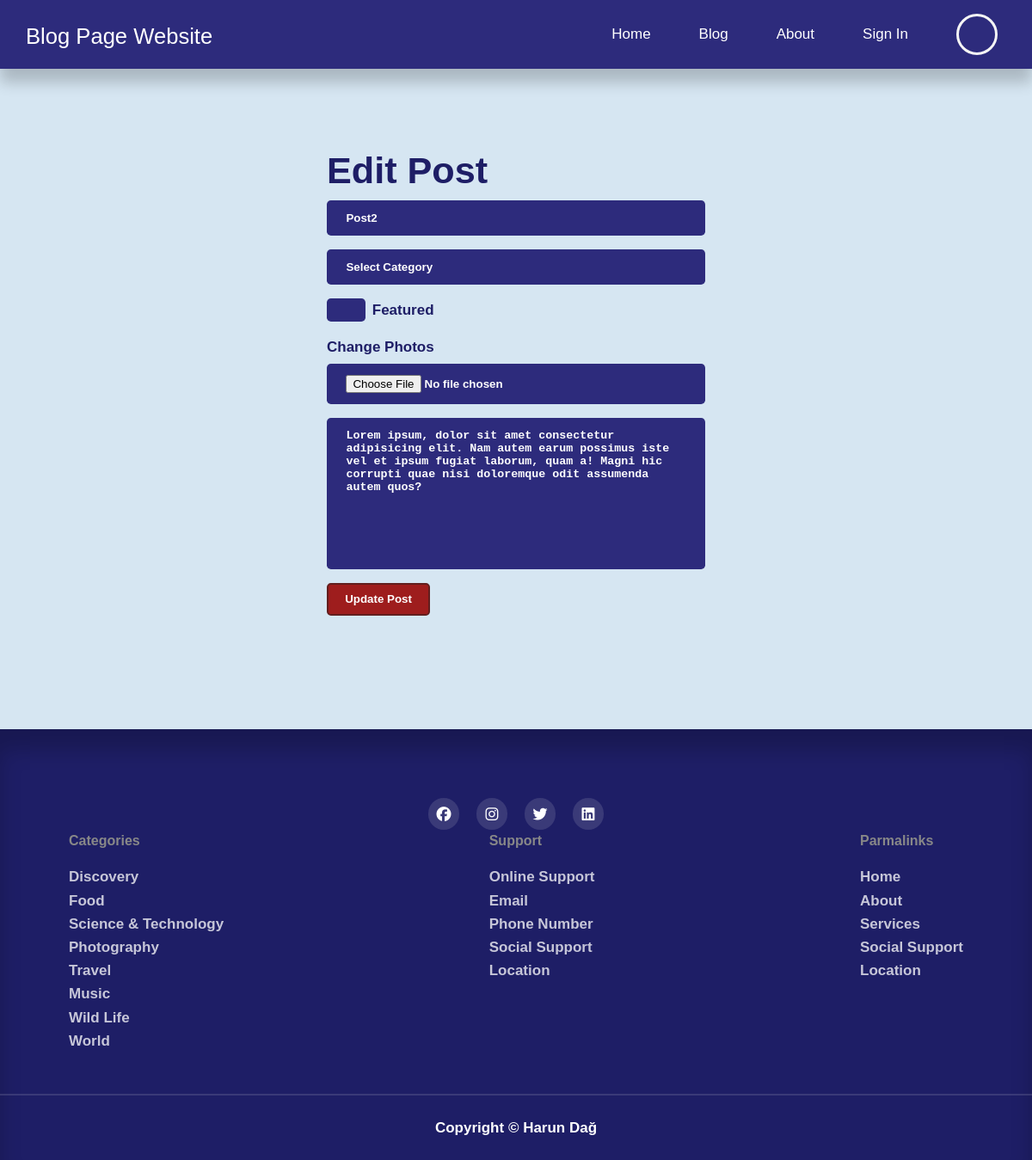
Page /admin/edit-post.php?id=88 on the committed database.
### tables this page shows
CREATE TABLE `posts` (
  `id` int(11) NOT NULL,
  `title` varchar(255) NOT NULL,
  `category` enum('Discovery','Food','Science & Technology','Photography','Travel','Music','Sports','World','Wild Life','Now') NOT NULL,
  `is_featured` tinyint(1) DEFAULT 0,
  `image` varchar(255) DEFAULT NULL,
  `comment` text DEFAULT NULL,
  `created_at` timestamp NOT NULL DEFAULT current_timestamp()
);

### admin/edit-post.php (the view, shortened to what this page needs)
<?php
include("../includes/baglan.php");
$id = isset($_GET['id']) ? (int)$_GET['id'] : 0;
$title = '';
$is_featured = 0;
$comment = '';
if ($id > 0) {
    $sql = "SELECT * FROM posts WHERE id = $id";
    $result = $conn->query($sql);
    if ($result->num_rows > 0) {
        $post = $result->fetch_assoc();
        $title = $post['title'];
        $is_featured = $post['is_featured'];
        $comment = $post['comment'];
    }
}
?>
<!DOCTYPE html>
<html lang="en">
<head>
    <link rel="stylesheet" href="../css/style.css">
    <link rel="stylesheet" href="https://cdnjs.cloudflare.com/ajax/libs/font-awesome/6.5.1/css/all.min.css">
</head>
<body>
<?php
  include("../includes/navbar.php");
  ?>
    <section class="form-section">
        <div class="container form-section-container">
            <h2 class="aca">Edit Post</h2>
            <form action="edit-post.php?id=<?php echo $id; ?>" method="POST" enctype="multipart/form-data">
                <input type="text" name="title" placeholder="Title" required value="<?php echo htmlspecialchars($title); ?>">
                <select name="category">
                <option value="" disabled selected>Select Category</option>
                </select>
                <div class="form-control inline">
                    <input required type="checkbox" id="is-featured" name="is_featured" value="1" <?php echo ($is_featured == 1) ? 'checked' : ''; ?>>
                    <label  for="is-featured">Featured</label>
                </div>
                <div class="form-control">
                    <label for="thumb">Change Photos</label>
                    <input required  type="file" id="thumb" name="image">
                </div>
                <textarea rows="10" required placeholder="Comment" name="comment"><?php echo htmlspecialchars($comment); ?></textarea>
                <button class="btn" name="submit" type="submit">Update Post</button>
            </form>
        </div>
    </section>
    <?php
include("../includes/footer.php");
    ?>
</body>
</html>

### css/style.css (style rules this page uses)
:root { --color-primary: #6f6af8; --color-primary-variant: hsl(242, 91%); --color-primary-light: hsl(24, 91%, 69%, 18%); --color-danger: #da0f3f; --color-danger-light: hsl(346, 87%, 46%, 15%); --color-success: #00c476; --color-success-light: hsl(156, 100%, 38%, 15%); --color-gray-1: #1e1e66; --color-gray-2: #2d2b7c; --color-nav:#c74444; --color-white: #ffff; --color-light: #ccc; --color-light-variant: #626262; --color-bg: #efefef22; --color-category: rgb(194, 96, 96); --border-radius-1: .3rem; --border-radius-2: .5rem; --border-radius-3: .8rem; --border-radius-4: 2rem; --border-radius-5: 3rem; }
* { margin: 0; padding: 0; box-sizing: border-box; outline: none; border: none; list-style: none; appearance: none; text-decoration: none; font-weight: bold; transition: .4s ease; }
body { line-height: 1.6; font-size: 17px; background: var(--color-bg); overflow-x: hidden; color: var(--color-gray-1); }
.container { max-width: 1620px; margin: 0 auto; width: 90%; }
section { margin-top: 3rem; width: 100vw; }
h1, h2, h3, h4, h5 { color: var(--color-black); }
h2 { font-size: 2.7rem; }
:root { --color-nav: #ffffff; --color-light: #888888; --border-radius-2: 8px; }
body { font-family: Arial, sans-serif; margin: 0; padding: 0; }
.container { max-width: 1200px; margin: 0 auto; padding: 0 20px; }
.form-section { height: 100vh; display: grid; place-items: center; }
.form-section-container { width: 30rem; }
form { display: flex; flex-direction: column; gap: 1rem; }
.form-control { display: flex; flex-direction: column; gap: .4rem; }
input, textarea, select { padding: 0.8rem 1.4rem; background: var(--color-gray-2); border-radius: var(--border-radius-1); resize: none; color: white; }
body { background-color: #6ca5d046; }
.inline { display: flex; gap:.5rem; flex-direction: row; width: fit-content; }
.btn { display: inline-block; width: fit-content; padding: .6rem 1.2rem; background: rgb(158, 29, 29); cursor: pointer; border-radius: var(--border-radius-1); color: white; box-shadow: black; border: 2px solid rgb(98, 30, 30); }
.btn { margin-bottom: 1rem; }

### rows in the picture
posts: title "Post2", comment "Lorem ipsum, dolor sit amet consectetur adipisicing elit. Nam autem earum possimus iste vel et ipsum fugiat laborum, quam a! Magni hic corrupti quae nisi doloremque odit assumenda autem quos?"
